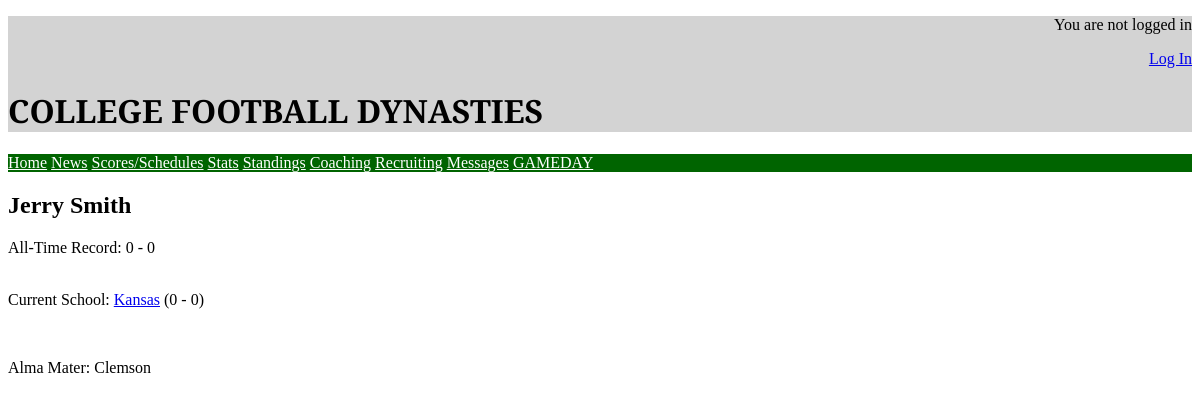
/coach/3, run on the app's committed database.
### main/models.py (models this page shows, shortened)
class Coach(models.Model):
    user = models.ForeignKey(User, on_delete=models.SET_NULL, null=True, blank=True)
    ai = models.ForeignKey(AI, on_delete=models.SET_NULL, null=True, blank=True)
    almaMater = models.ForeignKey(School, on_delete=models.SET_NULL, null=True, related_name="+")
    school = models.OneToOneField(School, on_delete=models.SET_NULL, null=True, related_name="+")
    @property
    def get_name(self):
        if self.user:
            return self.user.username
        elif self.ai:
            return self.ai.name

class AI(models.Model):
    name = models.CharField(max_length=30)

class School(models.Model):
    name = models.CharField(max_length=40)
    mascot = models.CharField(max_length=40)
    abbreviation = models.CharField(max_length=4, primary_key=True)
    location = models.CharField(max_length=40)
    state = models.CharField(max_length=2)
    conference = models.ForeignKey(Conference, on_delete=models.SET_NULL, null=True)
    division = models.CharField(max_length=10, blank=True)
    coach = models.ForeignKey("Coach", on_delete=models.SET_NULL, null=True, blank=True, related_name="+")

### main/views.py (the view)
# urls.py: path("coach/<int:pk>", views.CoachDetailView.as_view(), name="coach-detail"),
class CoachDetailView(generic.DetailView):
    model = Coach

### templates/main/coach_detail.html
{% extends "baseGeneric.html" %}
{% block content %}
    <h2>{{ coach.get_name }}</h2>
    <p>All-Time Record: 0 - 0</p>
    <br/>
    <a>Current School: <a href="/school/{{ coach.school.abbreviation }}" >{{ coach.school.name }}</a> (0 - 0)</p>
    <br/>
    <p>Alma Mater: {{ coach.almaMater.name }}</p>
{% endblock %}

### data on the page
Coach: get_name "Jerry Smith", school.name "Kansas", almaMater.name "Clemson"
